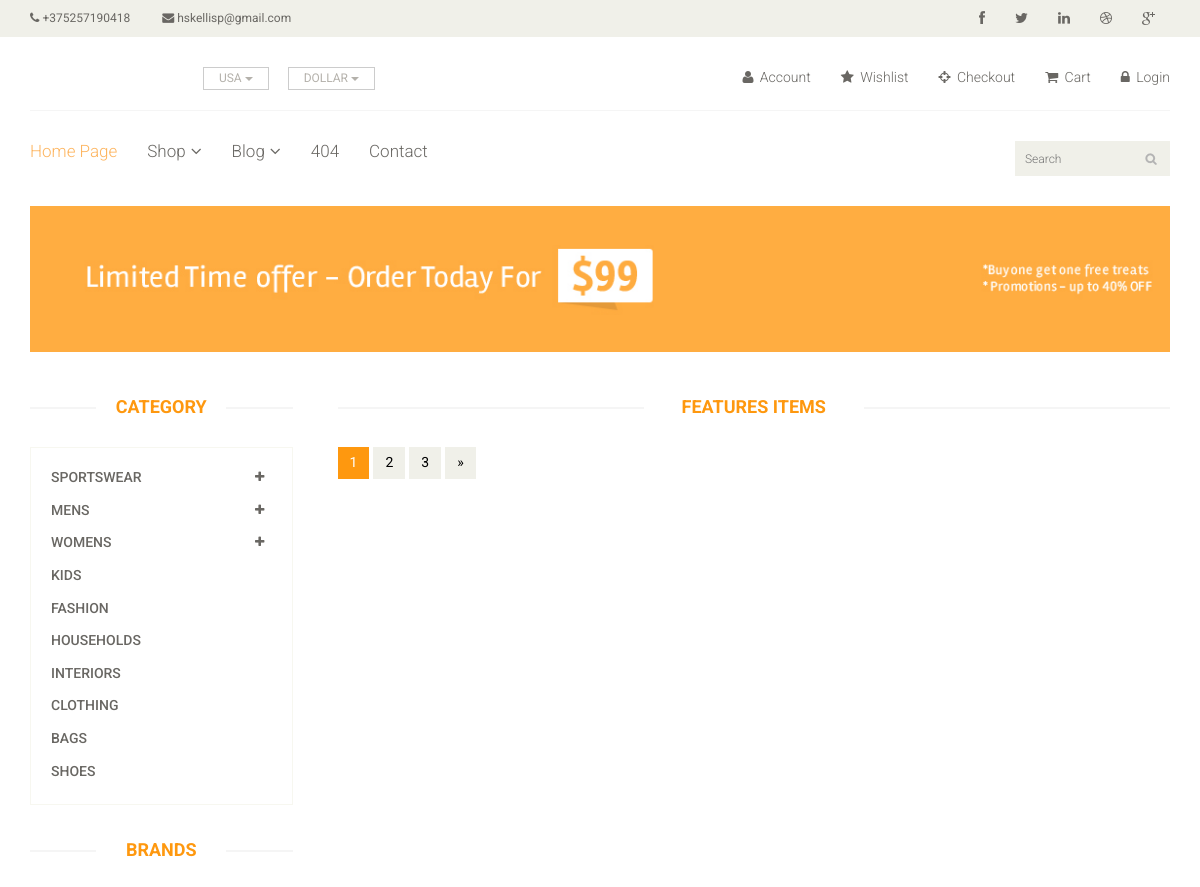
The app's page /featured/ (upper part), older data.
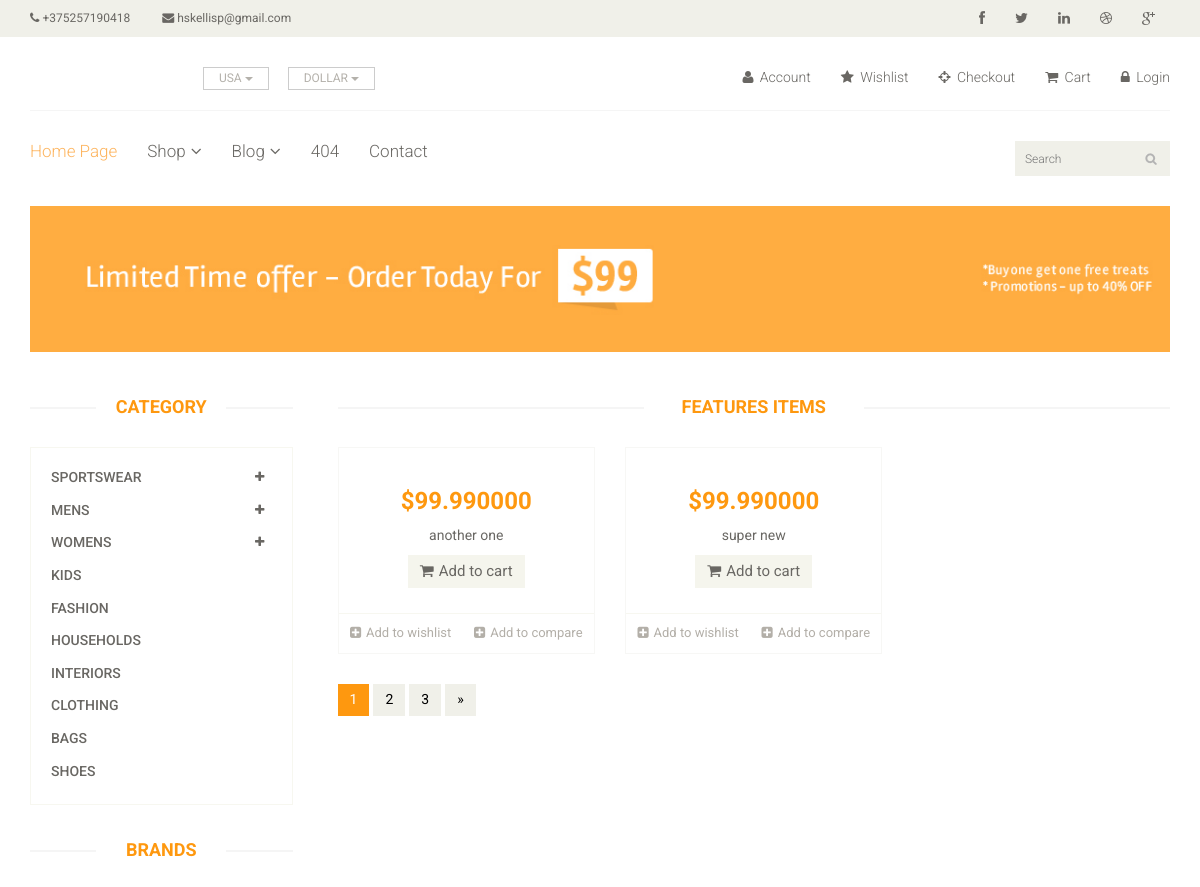
The same page, newer data.
### app/models.py (models this page shows, shortened)
class App(models.Model):
    name = models.CharField(max_length=255)
    phone = models.CharField(max_length=255)
    email = models.CharField(max_length=255)
    logo = models.ImageField(upload_to=upload_image_path, null=True, blank=True)
    social_links = models.ManyToManyField(Social)
    pages = models.ForeignKey(Page)

class Page(models.Model):
    name = models.CharField(max_length=255)
    slug =  models.CharField(max_length=255)
    url =  models.CharField(max_length=255)
    def __str__(self):
        return self.name

### products/models.py (models this page shows)
class Product(models.Model):
    title =  models.CharField(max_length=255)
    slug = models.SlugField(blank=True)
    description = models.TextField()
    price =  models.DecimalField(decimal_places=6, max_digits=20, default=99.99)
    image = models.ImageField(upload_to=upload_image_path, null=True, blank=True)
    imgdetail = models.ImageField(upload_to=upload_image_path, null=True, blank=True)
    category = models.CharField(max_length=255)
    availability = models.CharField(max_length=255)
    condition = models.CharField(max_length=255)
    brand = models.CharField(max_length=255)
    featured = models.BooleanField(default=False)
    objects = ProductManager()
    def __str__(self):
        return self.title

### products/views.py (the view)
# urls.py: url(r'^featured/$', ProductFeaturedListView.as_view()),
class ProductFeaturedListView(ListView):
    object_list = App.objects.all()
    template_name = "products/list.html"
    def get_context_data(self, *args, **kwargs):
        context = super(ProductFeaturedListView, self).get_context_data(*args,**kwargs)
        print(context)
        object_list = App.objects.all()
        context['object_list'] = object_list
        return context
    def get_queryset(self, *args, **kwargs):
        request =  self.request
        product_list = Product.objects.all().featured()
        return product_list

### products/models.py (called while the page is built)
    def featured(self):# Product.objects.all().featured()
        return self.filter(featured=True)

    def get_queryset(self):
        return ProductQuerySet(self.model, using=self._db)

### products/templates/products/list.html (shortened to what this page needs)
{% extends "base/base.html" %}
{% block content %}
{% include "shop/banner.html" %}
<section>
		<div class="container">
			<div class="row">
				<div class="col-sm-3">
					<div class="left-sidebar">
            {% include "main/category_bar.html" %}
            {% include "main/brands.html" %}
          </div>
        </div>
        <div class="col-sm-9 padding-right">
          {% include "main/featured_items.html" %}
          {% include "shop/pagination.html" %}
        </div>
      </div>
  </div>
</section>
{% endblock %}

### templates/base/header.html (shortened to what this page needs)
{% load static %}
{% for header in object_list %}
<header id="header">
		<div class="header_top">
			<div class="container">
				<div class="row">
					<div class="col-sm-6">
						<div class="contactinfo">
							<ul class="nav nav-pills">
								<li><a href="#"><i class="fa fa-phone"></i> {{header.phone}}</a></li>
								<li><a href="#"><i class="fa fa-envelope"></i> {{header.email}}</a></li>
							</ul>
						</div>
					</div>
					<div class="col-sm-6">
						<div class="social-icons pull-right">
							<ul class="nav navbar-nav">
								<li><a href="#"><i class="fa fa-facebook"></i></a></li>
								<li><a href="#"><i class="fa fa-twitter"></i></a></li>
								<li><a href="#"><i class="fa fa-linkedin"></i></a></li>
								<li><a href="#"><i class="fa fa-dribbble"></i></a></li>
								<li><a href="#"><i class="fa fa-google-plus"></i></a></li>
							</ul>
						</div>
					</div>
				</div>
			</div>
		</div>
		<div class="header-middle">
			<div class="container">
				<div class="row">
					<div class="col-sm-4">
						<div class="btn-group pull-right">
							<div class="btn-group">
								<button type="button" class="btn btn-default dropdown-toggle usa" data-toggle="dropdown">
									USA
									<span class="caret"></span>
								</button>
							</div>
							<div class="btn-group">
								<button type="button" class="btn btn-default dropdown-toggle usa" data-toggle="dropdown">
									DOLLAR
									<span class="caret"></span>
								</button>
							</div>
						</div>
					</div>
					<div class="col-sm-8">
						<div class="shop-menu pull-right">
							<ul class="nav navbar-nav">
								<li><a href="#"><i class="fa fa-user"></i> Account</a></li>
								<li><a href="#"><i class="fa fa-star"></i> Wishlist</a></li>
								<li><a href="checkout.html"><i class="fa fa-crosshairs"></i> Checkout</a></li>
								<li><a href="cart.html"><i class="fa fa-shopping-cart"></i> Cart</a></li>
								<li><a href="login.html"><i class="fa fa-lock"></i> Login</a></li>
							</ul>
						</div>
					</div>
				</div>
			</div>
		</div>
		<div class="header-bottom">
			<div class="container">
				<div class="row">
					<div class="col-sm-9">
						<div class="mainmenu pull-left">
							<ul class="nav navbar-nav collapse navbar-collapse">
								<li><a href="index.html" class="active">{{ header.pages}}</a></li>
								<li class="dropdown"><a href="#">Shop<i class="fa fa-angle-down"></i></a>
                                </li>
								<li class="dropdown"><a href="#">Blog<i class="fa fa-angle-down"></i></a>
                                </li>
								<li><a href="404.html">404</a></li>
								<li><a href="contact-us.html">Contact</a></li>
							</ul>
						</div>
					</div>
					<div class="col-sm-3">
						<div class="search_box pull-right">
							<input type="text" placeholder="Search"/>
						</div>
					</div>
				</div>
			</div>
		</div>
	</header>
{% endfor %}

### templates/main/featured_items.html (shortened to what this page needs)
{% load static %}
<div class="features_items">
	<h2 class="title text-center">Features Items</h2>
		{% for pr in product_list %}
			<div class="col-sm-4">
				<div class="product-image-wrapper">
					<div class="single-products">
							<div class="productinfo text-center">
								<h2>${{pr.price}}</h2>
								<p>{{pr.title}}</p>
								<a href="#" class="btn btn-default add-to-cart"><i class="fa fa-shopping-cart"></i>Add to cart</a>
							</div>
							<div class="product-overlay">
								<div class="overlay-content">
								</div>
							</div>
					</div>
					<div class="choose">
						<ul class="nav nav-pills nav-justified">
							<li><a href="#"><i class="fa fa-plus-square"></i>Add to wishlist</a></li>
							<li><a href="#"><i class="fa fa-plus-square"></i>Add to compare</a></li>
						</ul>
					</div>
				</div>
			</div>
		{% endfor %}
</div>

Row changes from the older to the newer data that the page shows:
now on this page (row edited): Product: price "99.990000", title "another one"
now on this page (row edited): Product: price "99.990000", title "super new"
